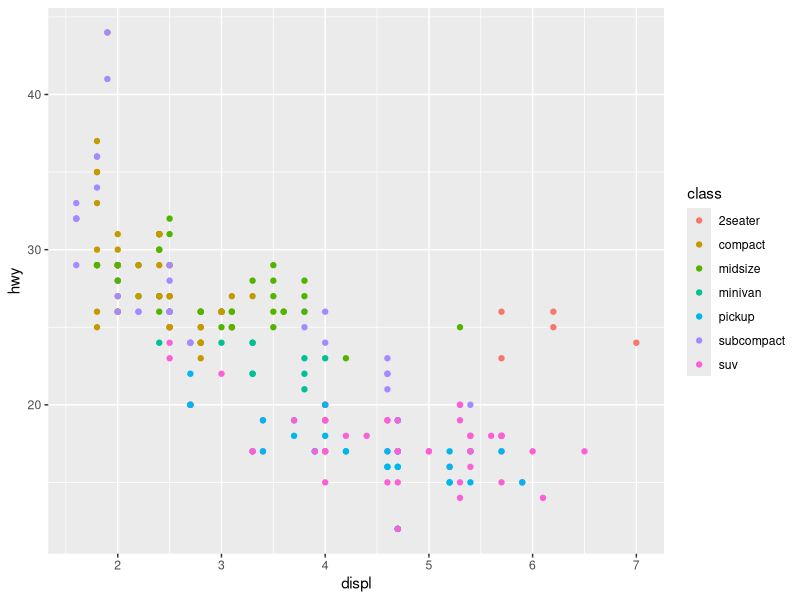
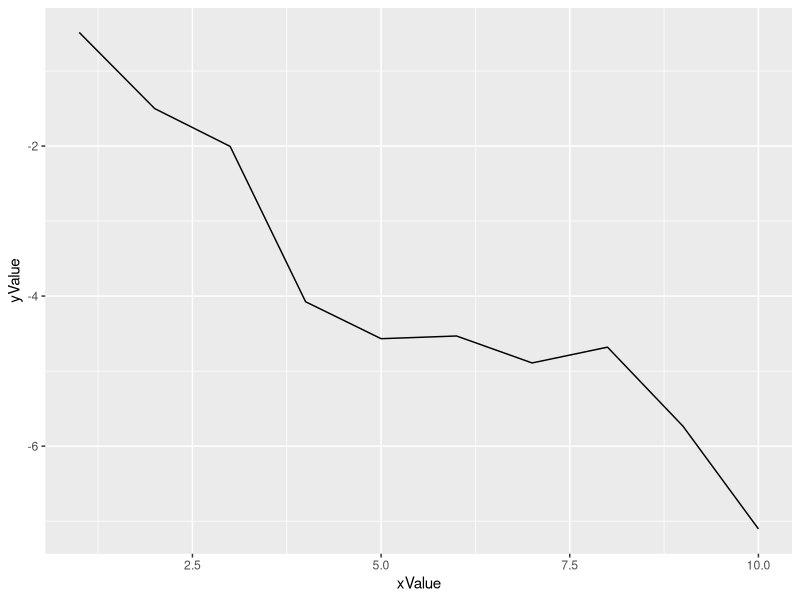

These charts were generated, in order, by the following R code:
library(ggplot2)

ggplot(mpg, aes(displ, hwy, colour = class)) + 
  geom_point()


# create data
xValue <- 1:10
yValue <- cumsum(rnorm(10))
data <- data.frame(xValue,yValue)

# Plot
ggplot(data, aes(x=xValue, y=yValue)) +
  geom_line()